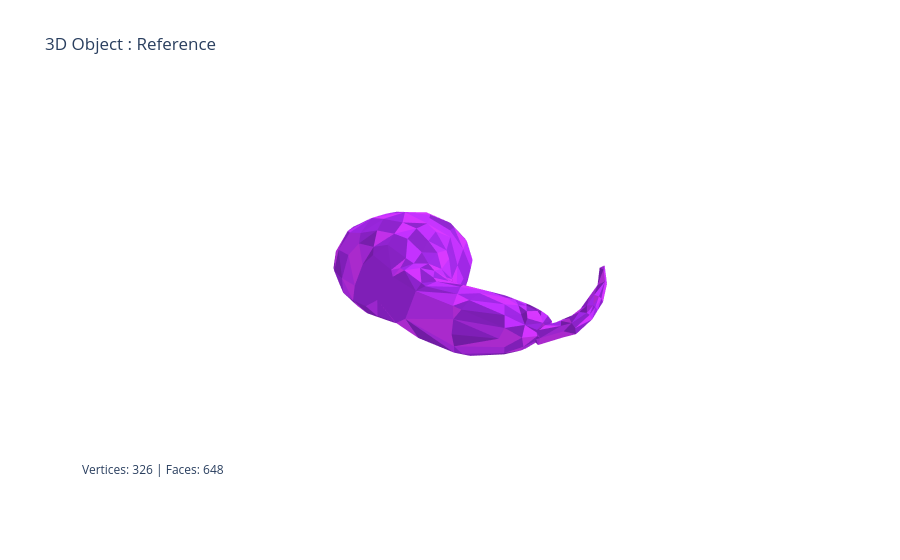
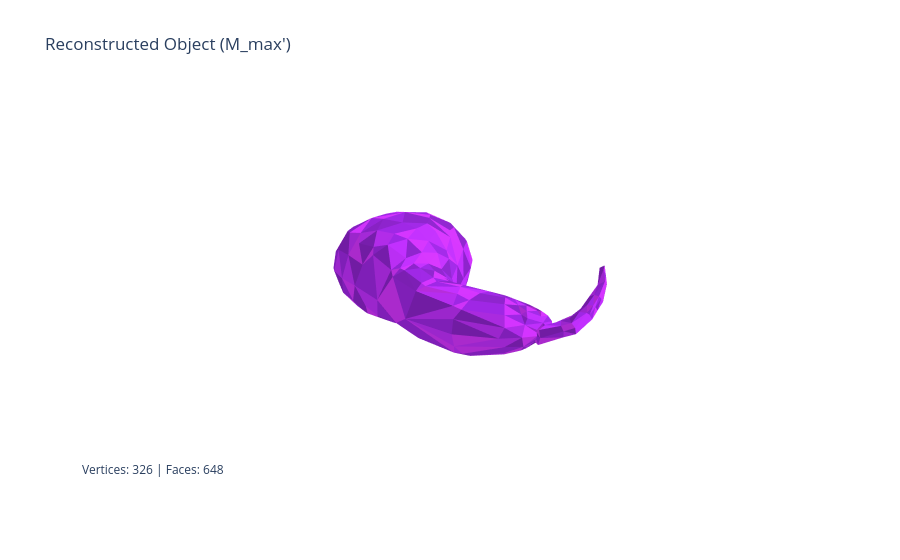

Notebook source saved alongside these figures, in order:
### Markdown cell above
## Loading model

### Code cell
# notebook.ipynb
from MeshObjects import *

obj_path = "./models/gourd.obj"

with open(obj_path, 'r') as f:
    objref = Object3D(f, "Reference")
    objref.Show()

objA = AObject3D(objref, "Object A") # M_max

objA.compress(0.1, 6)
# objA.show_last_lod () # M0

M_max_prime = objA.decompress() # M_max'
M_max_prime.Show("Reconstructed Object (M_max')")

### Figure 1 — Plotly figure (JSON) as saved in the notebook; plotly's stock layout.template omitted (floating-point values rounded to 4 significant figures; data arrays with more than 128 entries replaced by an {"elided": "..."} marker saying what was removed)
{"data": [{"facecolor": {"elided": "648 str values"}, "flatshading": true, "i": {"elided": "648 int values"}, "j": {"elided": "648 int values"}, "k": {"elided": "648 int values"}, "opacity": 1, "type": "mesh3d", "x": {"elided": "326 float values"}, "y": {"elided": "326 float values"}, "z": {"elided": "326 float values"}}], "layout": {"annotations": [{"showarrow": false, "text": "Vertices: 326 | Faces: 648", "x": 0, "xref": "paper", "y": 0, "yref": "paper"}], "scene": {"xaxis": {"visible": false}, "yaxis": {"visible": false}, "zaxis": {"visible": false}}, "title": {"text": "3D Object : Reference"}}}

### Figure 2 — Plotly figure (JSON) as saved in the notebook; plotly's stock layout.template omitted (floating-point values rounded to 4 significant figures; data arrays with more than 128 entries replaced by an {"elided": "..."} marker saying what was removed)
{"data": [{"facecolor": {"elided": "648 str values"}, "flatshading": true, "i": {"elided": "648 int values"}, "j": {"elided": "648 int values"}, "k": {"elided": "648 int values"}, "opacity": 1, "type": "mesh3d", "x": {"elided": "326 float values"}, "y": {"elided": "326 float values"}, "z": {"elided": "326 float values"}}], "layout": {"annotations": [{"showarrow": false, "text": "Vertices: 326 | Faces: 648", "x": 0, "xref": "paper", "y": 0, "yref": "paper"}], "scene": {"xaxis": {"visible": false}, "yaxis": {"visible": false}, "zaxis": {"visible": false}}, "title": {"text": "Reconstructed Object (M_max')"}}}
